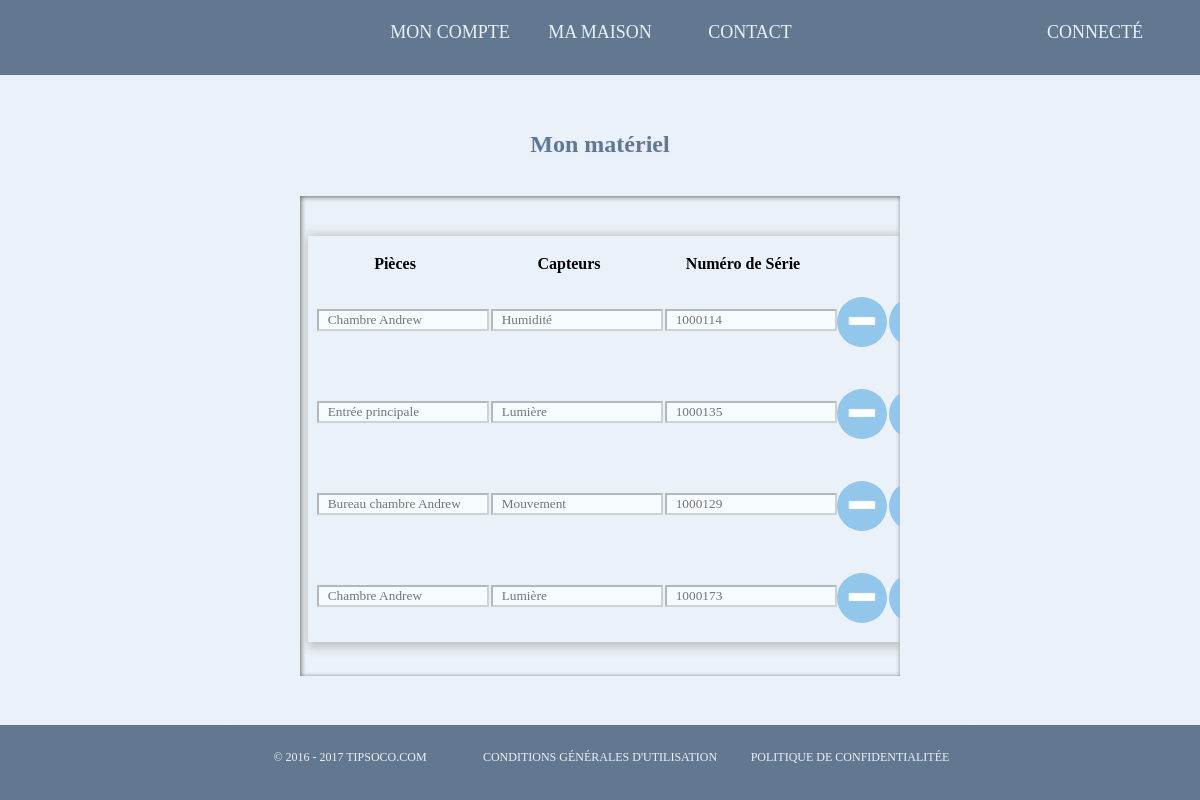
Before: /Vue/materiel.php (signed in) with the older database file.
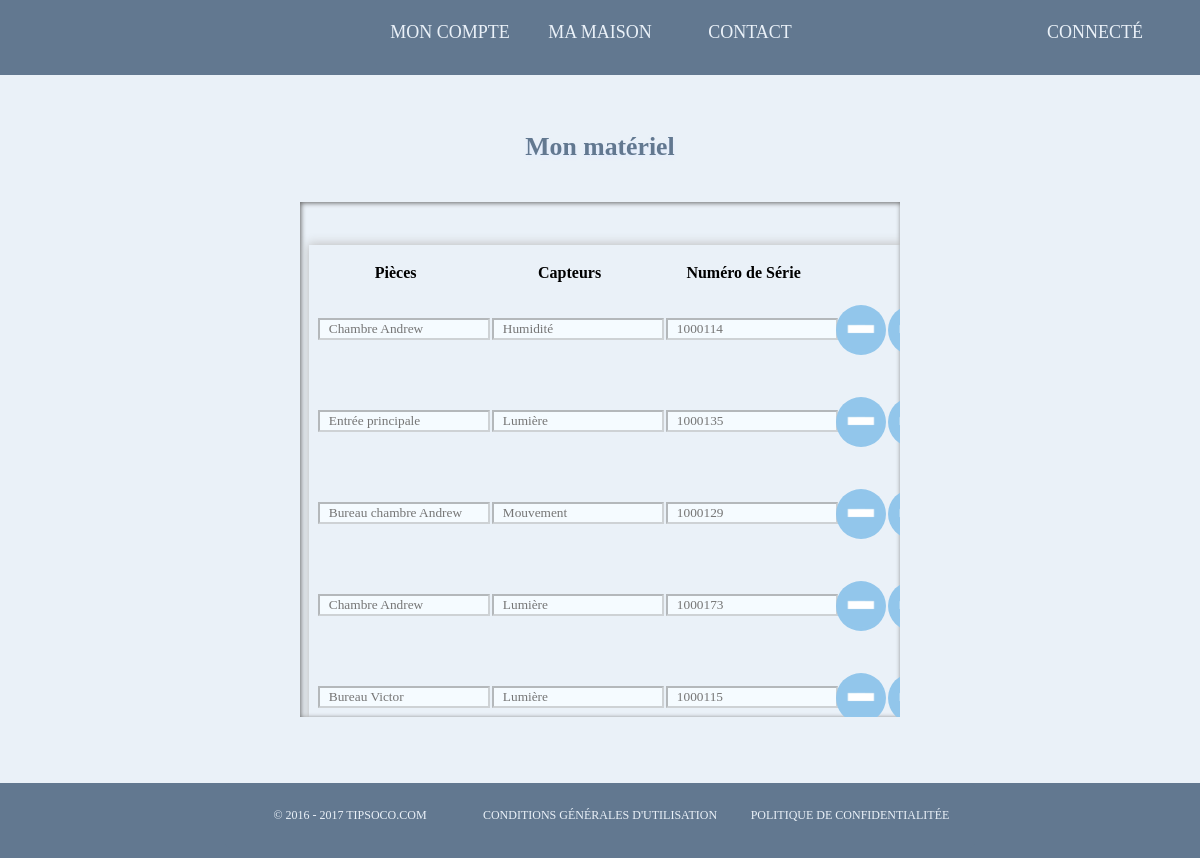
After: the same page with the newer database file.
### tables this page shows
CREATE TABLE `rooms` (
  `idroom` int(11) NOT NULL,
  `idc` int(11) NOT NULL,
  `roomname` varchar(255) NOT NULL,
  `type` varchar(255) NOT NULL,
  `idsens` int(11) NOT NULL,
  `iddom` int(11) NOT NULL
);

### Vue/materiel.php (the view, shortened to what this page needs)
<?php
require ("../Modele/connexion.php");
?>
<html>
<head>
	<link rel="stylesheet" type="text/css" href="../Styles/header_footer_for_connected_style.css">
    <link rel="stylesheet" type="text/css" href="../Styles/materiel.css">
</head>
	<body>
	    <div class="form" align="center">
	    	<br>
	    	<br>
			<h2 class="main-text">Mon matériel</h2>
			<br>
			<div class="eventlog">
							<table style="font-weight: bold; position: relative; top: 5vh; left: 1vh; text-align: center; border-collapse: collapse; border-spacing: 0;"class="main-table">
                                <tr>
                                    <td><br><label class="text-input" for="last-name" name="room">Pièces</label></td>
                                    <td><br><label class="text-input" for="last-name" name="capteur">Capteurs</label></td>
                                    <td><br><label class="text-input" for="last-name" name="capteur">Numéro de Série</label></td>
                                </tr>
                                <?php
                                $idc = $_SESSION['id'];
                                $reqroom = $bdd->prepare('SELECT * FROM rooms WHERE idc=?');
                                $reqroom->execute(array($idc));
                                $roomcount = $reqroom->rowCount();
                                if($roomcount != 0)
                                {
                                    while($fetch = $reqroom->fetch())
                                    {
                                        echo '<tr >';
                                            echo '<td><input class="input-log" type="text" name="sensor" value="" disabled placeholder="  '.$fetch['roomname'].'"</td>';
                                            $idsens = $fetch['idsens'];
                                            $reqsens = $bdd->prepare('SELECT sensortype FROM sensors WHERE idsens=?');
                                            $reqsens->execute(array($idsens));
                                            $reqserial = $bdd->prepare('SELECT sensorserial FROM sensors WHERE idsens=?');
                                            $reqserial->execute(array($idsens));
                                            $senscount = $reqsens->rowCount();
                                            $array = $reqsens->fetchAll(PDO::FETCH_COLUMN);
                                            $arrayserial = $reqserial->fetchAll(PDO::FETCH_COLUMN);
                                            for ($i = 0; $i <= $senscount-1; $i++)
                                            {
                                                echo '<td><input class="input-log" type="text" name="sensor" value="" disabled placeholder="  '.$array[$i].'"</td>';
                                                echo '<td><input class="input-log" type="text" name="sensor" value="" disabled placeholder="  '.$arrayserial[$i].'"</td>';
                                            }
                                           echo '<td><a class="links" href="delete-sens.php?id='.$fetch['idsens'].'"><img style="position: relative;cursor: pointer;border-width: 1px;height: 50px;width: 50px; top: 2.8vh;right: 25vh; margin-top: 40px;margin-left: 30px;border-radius: 100vh;" name="minus[]" src="../icon/minusbutton.png" id="minus"></a></td>';
                                           echo '<td><a class="links" href="sensor.php"><img style="position: relative;cursor: pointer;border-width: 1px;height: 50px;width: 50px;top: 2.8vh;right: 20vh;margin-top: 40px;border-radius: 100vh;" name="minus[]" src="../icon/plusbutton.png" id="minus"></a></td>';
                                        echo '</tr>';
                                        ?>
                                        <?php
                                    }
                                }
	                            else
	                            {
	                            	header("Location: sensor.php");
	                            }
                                ?>
                        	</table>
						</div>
			<br>
	</body>
</html>

Changed rows visible on the page:
added rooms: sensor "Bureau Victor", sensor "Lumière", sensor "1000115"
